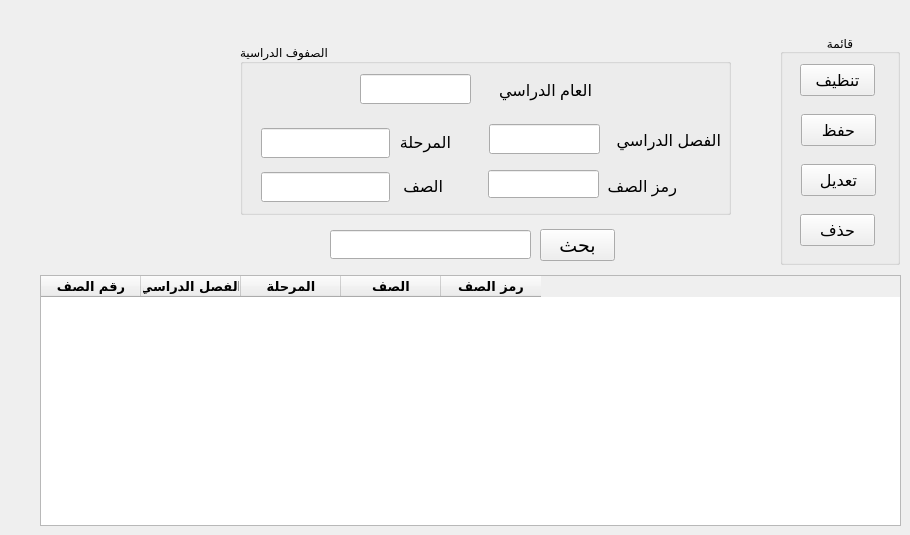
      <widget class="QWidget" name="tab_13">
       <attribute name="title">
        <string>المواد الدراسية</string>
       </attribute>
       <widget class="QPushButton" name="pushButton_49">
        <property name="geometry">
         <rect>
          <x>540</x>
          <y>229</y>
          <width>75</width>
          <height>32</height>
         </rect>
        </property>
        <property name="font">
         <font>
          <pointsize>14</pointsize>
         </font>
        </property>
        <property name="text">
         <string>بحث</string>
        </property>
       </widget>
       <widget class="QGroupBox" name="groupBox_19">
        <property name="geometry">
         <rect>
          <x>780</x>
          <y>34</y>
          <width>120</width>
          <height>231</height>
         </rect>
        </property>
        <property name="title">
         <string>قائمة</string>
        </property>
        <property name="alignment">
         <set>Qt::AlignCenter</set>
        </property>
        <widget class="QPushButton" name="pushButton_50">
         <property name="geometry">
          <rect>
           <x>20</x>
           <y>30</y>
           <width>75</width>
           <height>32</height>
          </rect>
         </property>
         <property name="font">
          <font>
           <pointsize>12</pointsize>
          </font>
         </property>
         <property name="text">
          <string>تنظيف</string>
         </property>
        </widget>
        <widget class="QPushButton" name="pushButton_51">
         <property name="geometry">
          <rect>
           <x>21</x>
           <y>80</y>
           <width>75</width>
           <height>32</height>
          </rect>
         </property>
         <property name="font">
          <font>
           <pointsize>12</pointsize>
          </font>
         </property>
         <property name="text">
          <string>حفظ</string>
         </property>
        </widget>
        <widget class="QPushButton" name="pushButton_52">
         <property name="geometry">
          <rect>
           <x>21</x>
           <y>130</y>
           <width>75</width>
           <height>32</height>
          </rect>
         </property>
         <property name="font">
          <font>
           <pointsize>12</pointsize>
          </font>
         </property>
         <property name="text">
          <string>تعديل</string>
         </property>
        </widget>
        <widget class="QPushButton" name="pushButton_53">
         <property name="geometry">
          <rect>
           <x>20</x>
           <y>180</y>
           <width>75</width>
           <height>32</height>
          </rect>
         </property>
         <property name="font">
          <font>
           <pointsize>12</pointsize>
          </font>
         </property>
         <property name="text">
          <string>حذف</string>
         </property>
        </widget>
       </widget>
       <widget class="QGroupBox" name="groupBox_20">
        <property name="geometry">
         <rect>
          <x>240</x>
          <y>44</y>
          <width>491</width>
          <height>171</height>
         </rect>
        </property>
        <property name="title">
         <string>الصفوف الدراسية</string>
        </property>
        <widget class="QLabel" name="label_43">
         <property name="geometry">
          <rect>
           <x>363</x>
           <y>130</y>
           <width>74</width>
           <height>24</height>
          </rect>
         </property>
         <property name="font">
          <font>
           <pointsize>12</pointsize>
          </font>
         </property>
         <property name="text">
          <string>رمز الصف</string>
         </property>
        </widget>
        <widget class="QLineEdit" name="lineEdit_44">
         <property name="enabled">
          <bool>true</bool>
         </property>
         <property name="geometry">
          <rect>
           <x>248</x>
           <y>126</y>
           <width>111</width>
           <height>28</height>
          </rect>
         </property>
         <property name="font">
          <font>
           <pointsize>12</pointsize>
          </font>
         </property>
        </widget>
        <widget class="QLabel" name="label_46">
         <property name="geometry">
          <rect>
           <x>160</x>
           <y>130</y>
           <width>43</width>
           <height>24</height>
          </rect>
         </property>
         <property name="font">
          <font>
           <pointsize>12</pointsize>
          </font>
         </property>
         <property name="text">
          <string>الصف</string>
         </property>
        </widget>
        <widget class="QLineEdit" name="lineEdit_46">
         <property name="enabled">
          <bool>true</bool>
         </property>
         <property name="geometry">
          <rect>
           <x>249</x>
           <y>80</y>
           <width>111</width>
           <height>30</height>
          </rect>
         </property>
         <property name="font">
          <font>
           <pointsize>12</pointsize>
          </font>
         </property>
        </widget>
        <widget class="QLineEdit" name="lineEdit_47">
         <property name="enabled">
          <bool>true</bool>
         </property>
         <property name="geometry">
          <rect>
           <x>21</x>
           <y>84</y>
           <width>129</width>
           <height>30</height>
          </rect>
         </property>
         <property name="font">
          <font>
           <pointsize>12</pointsize>
          </font>
         </property>
        </widget>
        <widget class="QLabel" name="label_47">
         <property name="geometry">
          <rect>
           <x>160</x>
           <y>86</y>
           <width>51</width>
           <height>24</height>
          </rect>
         </property>
         <property name="font">
          <font>
           <pointsize>12</pointsize>
          </font>
         </property>
         <property name="text">
          <string>المرحلة</string>
         </property>
        </widget>
        <widget class="QLineEdit" name="lineEdit_48">
         <property name="enabled">
          <bool>true</bool>
         </property>
         <property name="geometry">
          <rect>
           <x>21</x>
           <y>128</y>
           <width>129</width>
           <height>30</height>
          </rect>
         </property>
         <property name="font">
          <font>
           <pointsize>12</pointsize>
          </font>
         </property>
        </widget>
        <widget class="QLabel" name="label_48">
         <property name="geometry">
          <rect>
           <x>370</x>
           <y>84</y>
           <width>111</width>
           <height>24</height>
          </rect>
         </property>
         <property name="font">
          <font>
           <pointsize>12</pointsize>
          </font>
         </property>
         <property name="text">
          <string>الفصل الدراسي</string>
         </property>
        </widget>
        <widget class="QLineEdit" name="lineEdit_61">
         <property name="enabled">
          <bool>true</bool>
         </property>
         <property name="geometry">
          <rect>
           <x>120</x>
           <y>30</y>
           <width>111</width>
           <height>30</height>
          </rect>
         </property>
         <property name="font">
          <font>
           <pointsize>12</pointsize>
          </font>
         </property>
        </widget>
        <widget class="QLabel" name="label_63">
         <property name="geometry">
          <rect>
           <x>241</x>
           <y>34</y>
           <width>111</width>
           <height>24</height>
          </rect>
         </property>
         <property name="font">
          <font>
           <pointsize>12</pointsize>
          </font>
         </property>
         <property name="text">
          <string>العام الدراسي</string>
         </property>
        </widget>
       </widget>
       <widget class="QTableWidget" name="tableWidget_9">
        <property name="geometry">
         <rect>
          <x>40</x>
          <y>275</y>
          <width>861</width>
          <height>251</height>
         </rect>
        </property>
        <property name="font">
         <font>
          <family>Tajawal</family>
          <pointsize>10</pointsize>
          <weight>75</weight>
          <bold>true</bold>
         </font>
        </property>
        <column>
         <property name="text">
          <string>رقم الصف</string>
         </property>
        </column>
        <column>
         <property name="text">
          <string>الفصل الدراسي</string>
         </property>
         <property name="font">
          <font>
           <family>Tajawal</family>
           <pointsize>10</pointsize>
          </font>
         </property>
        </column>
        <column>
         <property name="text">
          <string>المرحلة</string>
         </property>
        </column>
        <column>
         <property name="text">
          <string>الصف</string>
         </property>
        </column>
        <column>
         <property name="text">
          <string>رمز الصف</string>
         </property>
        </column>
       </widget>
       <widget class="QLineEdit" name="lineEdit_49">
        <property name="geometry">
         <rect>
          <x>330</x>
          <y>230</y>
          <width>201</width>
          <height>29</height>
         </rect>
        </property>
       </widget>
      </widget>
